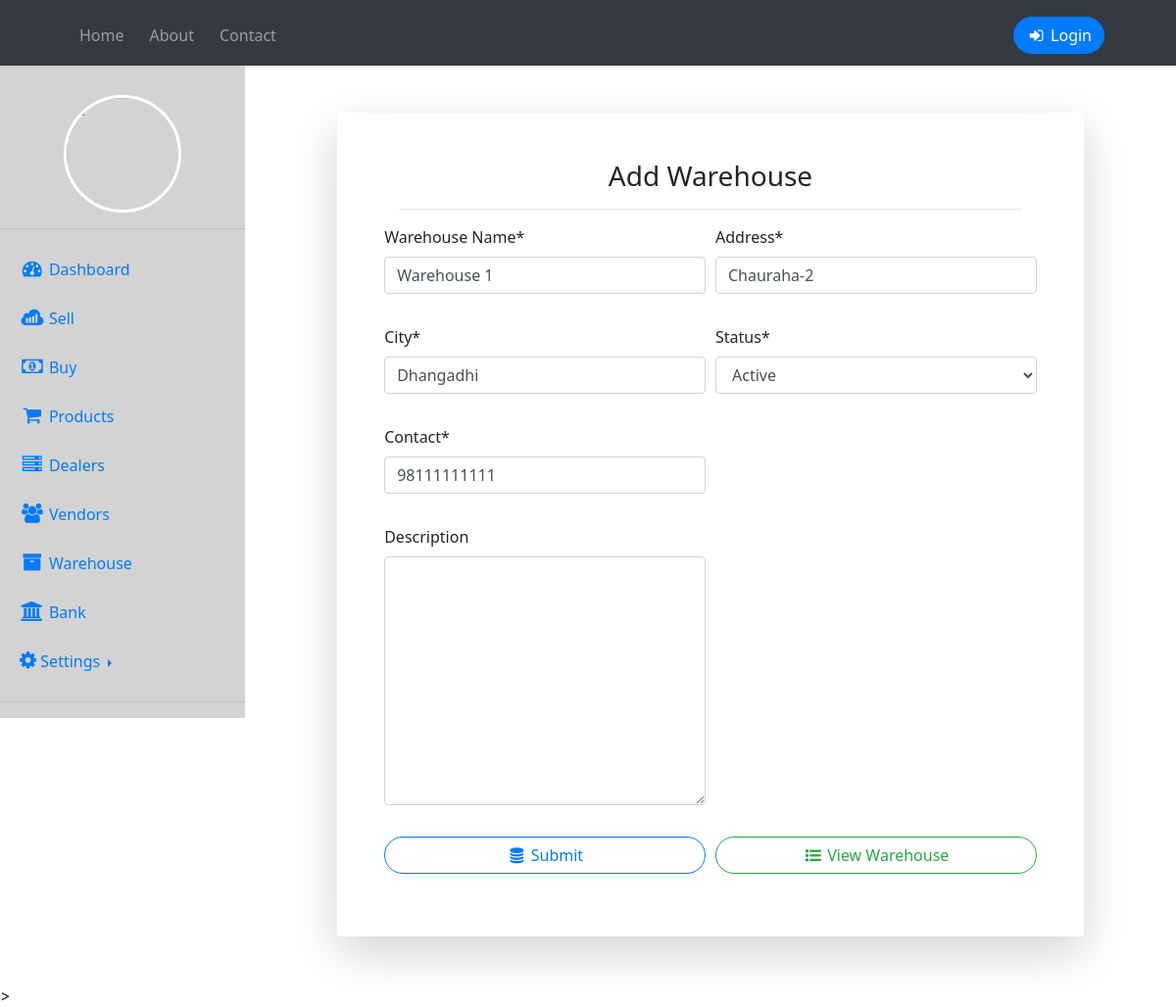
Page /editwarehouse/1/ on the committed database.
### home/models.py (models this page shows, shortened)
class Warehouse(models.Model):
    name = models.CharField(max_length=50)
    address = models.CharField(max_length=50)
    city = models.CharField(max_length=50)
    contact = models.IntegerField()
    status = models.ForeignKey(Status, on_delete = models.CASCADE)
    desc = models.TextField()

class Status(models.Model):
    status = models.CharField(max_length=50)
    def __str__(self):
        return self.status

### home/views.py (the view, shortened to what this page needs)
# urls.py: path('editwarehouse/<int:id>/',views.addwarehouse, name="editwarehouse"),
def addwarehouse(request, id=0):
    if request.method == "GET":
        if id == 0:
            form = WarehouseForm()
        else:
            product = Warehouse.objects.get(pk=id)
            form = WarehouseForm(instance=product)
        return render(request, 'addwarehouse.html', {'form' : form})

### home/forms.py
class WarehouseForm(forms.ModelForm):
    class Meta:
        model = Warehouse
        fields = ('name', 'address' ,'city', 'status', 'contact', 'desc')
        labels = {
            'name' : 'Warehouse Name',
            'desc' : 'Description',
        }
    def __init__(self, *args, **kwargs):
        super(WarehouseForm, self).__init__(*args, **kwargs)
        self.fields['desc'].required = False
        self.fields['status'].empty_label = "Select"

### templates/addwarehouse.html (shortened to what this page needs)
{% extends 'dashboard.html' %}
{% load crispy_forms_tags %}
{% block body %}
<div class="container">
    <div class="row justify-content-center">
      <div class="col-xl-10 col-lg-12 col-md-9">
        <div class="card o-hidden border-0 shadow-lg my-5">
          <div class="card-body p-0">
        <form class="container p-5" method='POST' action="" autocomplete="off">
            <div class="container mb-3">
                <h3 align="center"> Add Warehouse </h3>
                <hr>
            </div>
            <div class="form-row">
            <div class="form-group col-md-6">
                {{form.name|as_crispy_field}}
            </div>
            <div class="form-group col-md-6">
                {{form.address|as_crispy_field}}
            </div>
            </div>
            <div class="form-row">
                <div class="form-group col-md-6">
                    {{form.city|as_crispy_field}}
                </div>
                <div class="form-group col-md-6">
                    {{form.status|as_crispy_field}}
                </div>
                <div class="form-group col-md-6">
                    {{form.contact|as_crispy_field}}
                </div>
            </div>
            <div class="form-row">
                <div class="form-group col-md-6">
                    {{form.desc|as_crispy_field}}
               </div>
            </div>
            <div class="form-row">
                <div class="form-group col">
                    <button class="btn btn-outline-primary btn-block"> <i class="fa fa-database fa-fw" aria-hidden="true"></i>  Submit</button>
                </div>
                <div class="form-group col">
                    <a href='/warehouse' class="btn btn-outline-success btn-block"><i class="fa fa-list-ul fa-fw" aria-hidden="true"></i> View Warehouse</a>
                </div>
                </div>
        </form>
        </div>
        </div>
        </div>
        </div>
        </div>
{% endblock body %}

### templates/dashboard.html (style rules this page uses)
* { padding: 0; margin: 0; text-decoration: none; list-style: none; box-sizing: border-box; font-family: 'Segoe UI', Tahoma, Geneva, Verdana, sans-serif; }
.btn { border-radius: 50px; }

### rows in the picture
Warehouse: name "Warehouse 1", address "Chauraha-2", city "Dhangadhi", contact "98111111111"
Status: status "Active"
